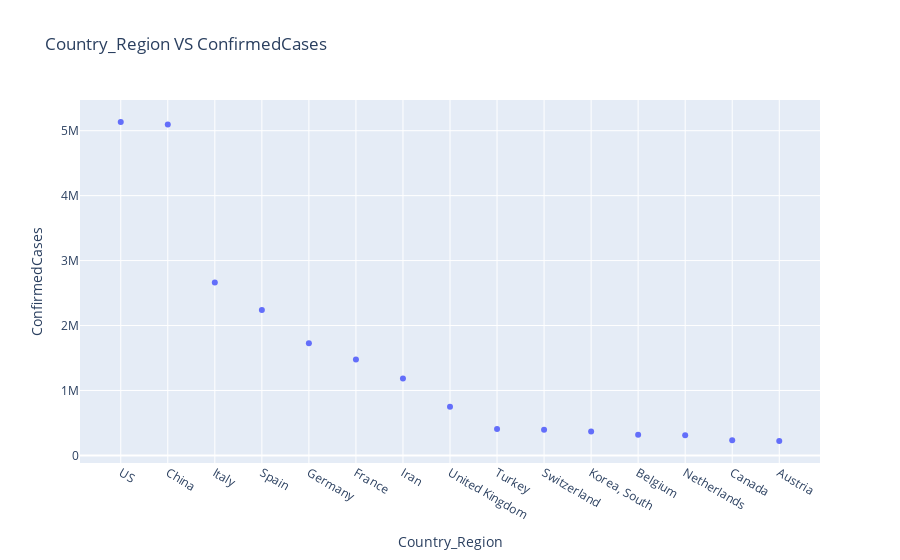

The notebook cell saved with this chart:
### Markdown cell above
## Scatter Plot For Country VS ConfirmedCases For New Data

### Code cell
p_15 = data_15['Country_Region']
q_15 = data_15['ConfirmedCases']

data1 = go.Scatter(x=p_15,y=q_15,mode='markers')

layout = go.Layout(title='Country_Region VS ConfirmedCases',
                   xaxis_title='Country_Region',yaxis_title='ConfirmedCases')
data=[data1]
fig = go.Figure(data,layout)

iplot(fig)

### Figure 1 — Plotly figure (JSON) as saved in the notebook; plotly's stock layout.template omitted (floating-point values rounded to 4 significant figures)
{"data": [{"mode": "markers", "type": "scatter", "x": ["US", "China", "Italy", "Spain", "Germany", "France", "Iran", "United Kingdom", "Turkey", "Switzerland", "Korea, South", "Belgium", "Netherlands", "Canada", "Austria"], "y": [5135445, 5096274, 2661341, 2237252, 1728391, 1476739, 1184893, 749434, 408544, 393842, 369752, 319318, 310043, 233554, 220500]}], "layout": {"title": {"text": "Country_Region VS ConfirmedCases"}, "xaxis": {"title": {"text": "Country_Region"}}, "yaxis": {"title": {"text": "ConfirmedCases"}}}}
